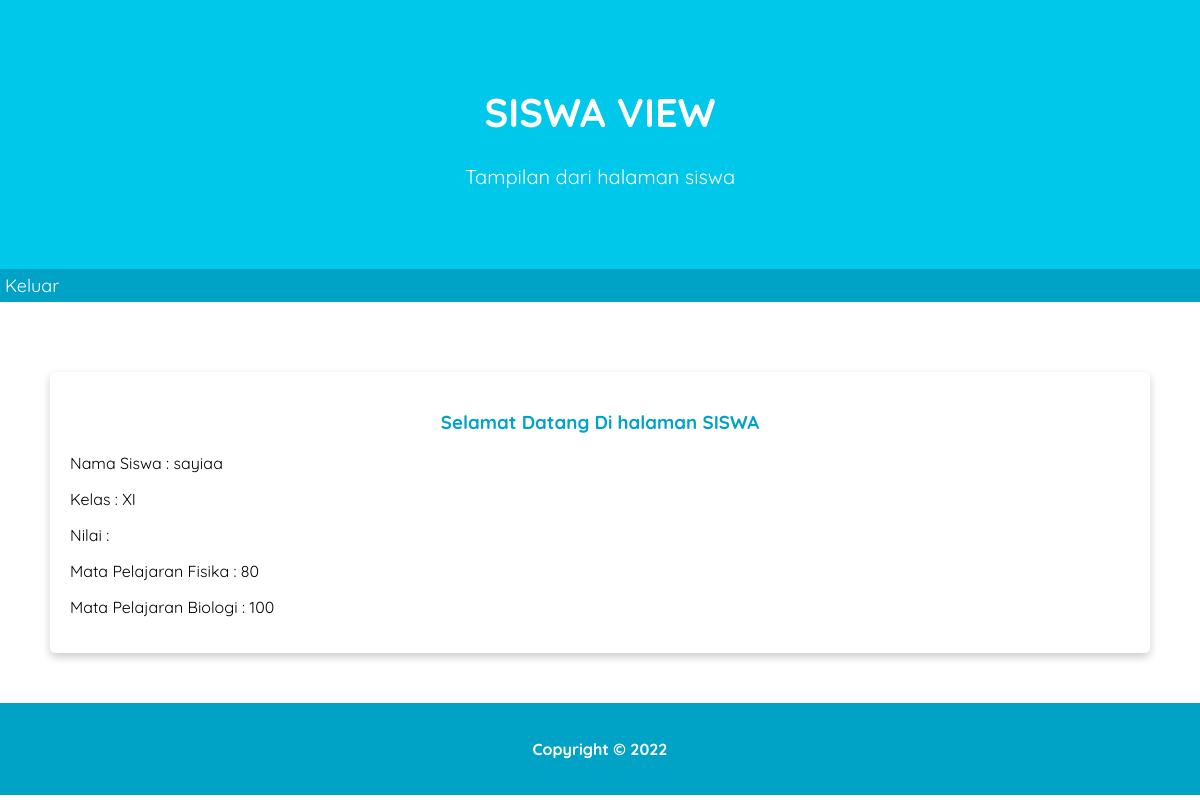
Screenshot of /siswaView.php?id_=saiyaa with the database file from the repository.
### tables this page shows
CREATE TABLE `tbsiswa` (
  `nis` int(11) NOT NULL,
  `nama_siswa` varchar(25) NOT NULL,
  `jenis_kelamin` varchar(12) NOT NULL,
  `alamat` varchar(100) NOT NULL,
  `kelas` char(5) NOT NULL,
  `username` char(15) NOT NULL
);

CREATE TABLE `tbnilai` (
  `id_nilai` char(10) NOT NULL,
  `nis` int(10) NOT NULL,
  `kode_pelajaran` char(10) NOT NULL,
  `nilai` int(3) NOT NULL
);

CREATE TABLE `tbmata_pelajaran` (
  `kode_pelajaran` char(10) NOT NULL,
  `nama_pelajaran` varchar(50) NOT NULL,
  `nip` int(11) NOT NULL
);

### siswaView.php (the view, shortened to what this page needs)
<!DOCTYPE html>
<html lang="en">
<head>
    <link rel="stylesheet" href="style.css">
</head>
<body>
    <header>
        <div class="jumbotron">
            <h1>SISWA VIEW</h1>
            <p>Tampilan dari halaman siswa</p>
        </div>
    </header>
    <nav>
        <li><a href="index.php">Keluar</a></li>
    </nav>
    <main>
        <div class="card">
            <h3>Selamat Datang Di halaman SISWA</h3>
            <?php
        include "koneksi.php";
        $username = $_GET['id_'];
        $user = preg_replace("/[^a-zA-Z0-9]/", "", $username);
        $query = mysqli_query($koneksi, 'SELECT * FROM tbsiswa where username= "'.$user.'"');
        while ($data  = mysqli_fetch_array($query)){
            $nis = $data['nis'];
            $nama = $data['nama_siswa'];
            $kelas = $data['kelas'];
        ?>
            <p>Nama Siswa : <?php echo $nama ?></p>
            <p>Kelas : <?php echo $kelas?></p>
            <p>Nilai :</p>
            <?php
        $query1 = mysqli_query($koneksi, 'SELECT * FROM tbnilai INNER JOIN tbmata_pelajaran ON tbnilai.kode_pelajaran = tbmata_pelajaran.kode_pelajaran WHERE nis = "'.$nis.'"');
        $cek = mysqli_num_rows($query1);
        if($cek==0){
            echo "<p>Maaf, nilai anda belum diinputkan oleh guru.</p>";
        }else{
        while ($data1  = mysqli_fetch_array($query1)){
            $mapel = $data1['nama_pelajaran'];
            $nilai = $data1['nilai'];
        ?>
            <p>Mata Pelajaran <?php echo $mapel ?> : <?php echo $nilai ?> </p>
            <?php
        }
    }
    }?>
        </div>
    </main>
    <footer>
        <p>Copyright &#169; 2022</p>
    </footer>
</body>
</html>

### style.css (style rules this page uses)
* { box-sizing: border-box; }
body { font-family: 'Quicksand', sans-serif; margin: 0; padding: 0; }
h3 { color: #00a2c6; text-align: center; }
header { display: inline; }
.jumbotron { font-size: 20px; padding: 60px; background-color: #00c8eb; text-align: center; color: white; }
nav { background-color: #00a2c6; padding: 5px; position: sticky; top: 0; }
nav a { font-size: 18px; font-weight: 400; text-decoration: none; color: white; }
nav li { display: inline; list-style-type: none; margin-right: 20px; }
main { padding: 50px; overflow: auto; margin: auto; width: 1200px; }
footer { left: 0; bottom: 0; width: 100%; padding: 20px; color: white; background-color: #00a2c6; text-align: center; font-weight: bold; }
.card { box-shadow: 0 4px 8px 0 rgba(0, 0, 0, 0.2); border-radius: 5px; padding: 20px; margin-top: 20px; align-items: center; }

### rows the page displays
tbsiswa: nama_siswa "sayiaa", kelas "XI"
tbnilai: kode_pelajaran.nama_pelajaran "Fisika", nilai "80"
tbnilai: kode_pelajaran.nama_pelajaran "Biologi", nilai "100"
